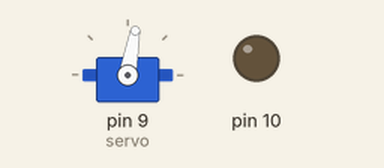
Recording of a sketch running on a simulated Arduino Uno, built with avr-gcc and run on an emulated ATmega328P. On the bench: servo, output pins drawn as LEDs (lit = HIGH).

Above: at 0.05 s.
Timing chart, 0 to 3.0 s (numbered marks = the images above):
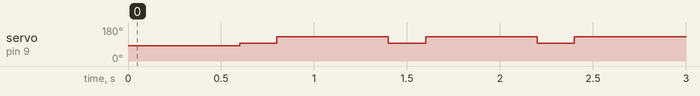

Measured:
- by itself, servo on pin 9 (servo): alternates 128° for 0.60 s and 93° for 0.20 s

The sketch:

stack1.ino
```cpp
#include<Servo.h>
Servo servo;
void setup()
{
  pinMode(10,OUTPUT);
  servo.attach(9);
  Serial.begin(9600);
  servo.write(80);
}
void loop()
{
  //int angle = servo.read();
  //Serial.println(angle);
  delay(600);
  servo.write(93);
  delay(200);
  servo.write(93+35);
}
```
